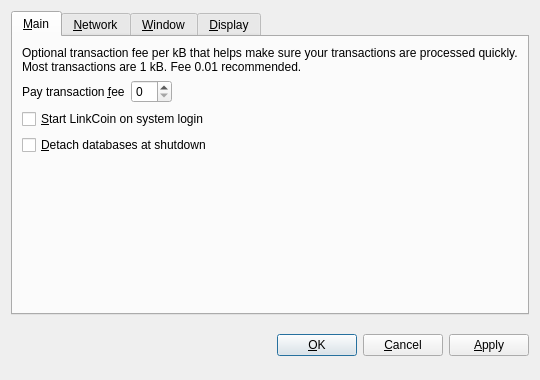
<?xml version="1.0" encoding="UTF-8"?>
<ui version="4.0">
 <class>OptionsDialog</class>
 <widget class="QDialog" name="OptionsDialog">
  <property name="geometry">
   <rect>
    <x>0</x>
    <y>0</y>
    <width>540</width>
    <height>380</height>
   </rect>
  </property>
  <property name="windowTitle">
   <string>Options</string>
  </property>
  <property name="modal">
   <bool>true</bool>
  </property>
  <layout class="QVBoxLayout" name="verticalLayout">
   <item>
    <widget class="QTabWidget" name="tabWidget">
     <property name="tabPosition">
      <enum>QTabWidget::North</enum>
     </property>
     <property name="currentIndex">
      <number>0</number>
     </property>
     <widget class="QWidget" name="tabMain">
      <attribute name="title">
       <string>&amp;Main</string>
      </attribute>
      <layout class="QVBoxLayout" name="verticalLayout_Main">
       <item>
        <widget class="QLabel" name="transactionFeeInfoLabel">
         <property name="text">
          <string>Optional transaction fee per kB that helps make sure your transactions are processed quickly. Most transactions are 1 kB. Fee 0.01 recommended.</string>
         </property>
         <property name="textFormat">
          <enum>Qt::PlainText</enum>
         </property>
         <property name="wordWrap">
          <bool>true</bool>
         </property>
        </widget>
       </item>
       <item>
        <layout class="QHBoxLayout" name="horizontalLayout_Main">
         <item>
          <widget class="QLabel" name="transactionFeeLabel">
           <property name="text">
            <string>Pay transaction &amp;fee</string>
           </property>
           <property name="textFormat">
            <enum>Qt::PlainText</enum>
           </property>
           <property name="buddy">
            <cstring>transactionFee</cstring>
           </property>
          </widget>
         </item>
         <item>
          <widget class="BitcoinAmountField" name="transactionFee"/>
         </item>
         <item>
          <spacer name="horizontalSpacer_Main">
           <property name="orientation">
            <enum>Qt::Horizontal</enum>
           </property>
           <property name="sizeHint" stdset="0">
            <size>
             <width>40</width>
             <height>20</height>
            </size>
           </property>
          </spacer>
         </item>
        </layout>
       </item>
       <item>
        <widget class="QCheckBox" name="bitcoinAtStartup">
         <property name="toolTip">
          <string>Automatically start LinkCoin after logging in to the system.</string>
         </property>
         <property name="text">
          <string>&amp;Start LinkCoin on system login</string>
         </property>
        </widget>
       </item>
       <item>
        <widget class="QCheckBox" name="detachDatabases">
         <property name="toolTip">
          <string>Detach block and address databases at shutdown. This means they can be moved to another data directory, but it slows down shutdown. The wallet is always detached.</string>
         </property>
         <property name="text">
          <string>&amp;Detach databases at shutdown</string>
         </property>
        </widget>
       </item>
       <item>
        <spacer name="verticalSpacer_Main">
         <property name="orientation">
          <enum>Qt::Vertical</enum>
         </property>
         <property name="sizeHint" stdset="0">
          <size>
           <width>20</width>
           <height>40</height>
          </size>
         </property>
        </spacer>
       </item>
      </layout>
     </widget>
     <widget class="QWidget" name="tabNetwork">
      <attribute name="title">
       <string>&amp;Network</string>
      </attribute>
      <layout class="QVBoxLayout" name="verticalLayout_Network">
       <item>
        <widget class="QCheckBox" name="mapPortUpnp">
         <property name="toolTip">
          <string>Automatically open the LinkCoin client port on the router. This only works when your router supports UPnP and it is enabled.</string>
         </property>
         <property name="text">
          <string>Map port using &amp;UPnP</string>
         </property>
        </widget>
       </item>
       <item>
        <widget class="QCheckBox" name="connectSocks">
         <property name="toolTip">
          <string>Connect to the LinkCoin network through a SOCKS proxy (e.g. when connecting through Tor).</string>
         </property>
         <property name="text">
          <string>&amp;Connect through SOCKS proxy:</string>
         </property>
        </widget>
       </item>
       <item>
        <layout class="QHBoxLayout" name="horizontalLayout_Network">
         <item>
          <widget class="QLabel" name="proxyIpLabel">
           <property name="text">
            <string>Proxy &amp;IP:</string>
           </property>
           <property name="textFormat">
            <enum>Qt::PlainText</enum>
           </property>
           <property name="buddy">
            <cstring>proxyIp</cstring>
           </property>
          </widget>
         </item>
         <item>
          <widget class="QValidatedLineEdit" name="proxyIp">
           <property name="maximumSize">
            <size>
             <width>140</width>
             <height>16777215</height>
            </size>
           </property>
           <property name="toolTip">
            <string>IP address of the proxy (e.g. 127.0.0.1)</string>
           </property>
          </widget>
         </item>
         <item>
          <widget class="QLabel" name="proxyPortLabel">
           <property name="text">
            <string>&amp;Port:</string>
           </property>
           <property name="textFormat">
            <enum>Qt::PlainText</enum>
           </property>
           <property name="buddy">
            <cstring>proxyPort</cstring>
           </property>
          </widget>
         </item>
         <item>
          <widget class="QLineEdit" name="proxyPort">
           <property name="maximumSize">
            <size>
             <width>55</width>
             <height>16777215</height>
            </size>
           </property>
           <property name="toolTip">
            <string>Port of the proxy (e.g. 9050)</string>
           </property>
          </widget>
         </item>
         <item>
          <widget class="QLabel" name="socksVersionLabel">
           <property name="text">
            <string>SOCKS &amp;Version:</string>
           </property>
           <property name="textFormat">
            <enum>Qt::PlainText</enum>
           </property>
           <property name="buddy">
            <cstring>socksVersion</cstring>
           </property>
          </widget>
         </item>
         <item>
          <widget class="QValueComboBox" name="socksVersion">
           <property name="toolTip">
            <string>SOCKS version of the proxy (e.g. 5)</string>
           </property>
          </widget>
         </item>
         <item>
          <spacer name="horizontalSpacer_Network">
           <property name="orientation">
            <enum>Qt::Horizontal</enum>
           </property>
           <property name="sizeHint" stdset="0">
            <size>
             <width>40</width>
             <height>20</height>
            </size>
           </property>
          </spacer>
         </item>
        </layout>
       </item>
       <item>
        <spacer name="verticalSpacer_Network">
         <property name="orientation">
          <enum>Qt::Vertical</enum>
         </property>
         <property name="sizeHint" stdset="0">
          <size>
           <width>20</width>
           <height>40</height>
          </size>
         </property>
        </spacer>
       </item>
      </layout>
     </widget>
     <widget class="QWidget" name="tabWindow">
      <attribute name="title">
       <string>&amp;Window</string>
      </attribute>
      <layout class="QVBoxLayout" name="verticalLayout_Window">
       <item>
        <widget class="QCheckBox" name="minimizeToTray">
         <property name="toolTip">
          <string>Show only a tray icon after minimizing the window.</string>
         </property>
         <property name="text">
          <string>&amp;Minimize to the tray instead of the taskbar</string>
         </property>
        </widget>
       </item>
       <item>
        <widget class="QCheckBox" name="minimizeOnClose">
         <property name="toolTip">
          <string>Minimize instead of exit the application when the window is closed. When this option is enabled, the application will be closed only after selecting Quit in the menu.</string>
         </property>
         <property name="text">
          <string>M&amp;inimize on close</string>
         </property>
        </widget>
       </item>
       <item>
        <spacer name="verticalSpacer_Window">
         <property name="orientation">
          <enum>Qt::Vertical</enum>
         </property>
         <property name="sizeHint" stdset="0">
          <size>
           <width>20</width>
           <height>40</height>
          </size>
         </property>
        </spacer>
       </item>
      </layout>
     </widget>
     <widget class="QWidget" name="tabDisplay">
      <attribute name="title">
       <string>&amp;Display</string>
      </attribute>
      <layout class="QVBoxLayout" name="verticalLayout_Display">
       <item>
        <layout class="QHBoxLayout" name="horizontalLayout_1_Display">
         <item>
          <widget class="QLabel" name="langLabel">
           <property name="text">
            <string>User Interface &amp;language:</string>
           </property>
           <property name="textFormat">
            <enum>Qt::PlainText</enum>
           </property>
           <property name="buddy">
            <cstring>lang</cstring>
           </property>
          </widget>
         </item>
         <item>
          <widget class="QValueComboBox" name="lang">
           <property name="toolTip">
            <string>The user interface language can be set here. This setting will take effect after restarting LinkCoin.</string>
           </property>
          </widget>
         </item>
        </layout>
       </item>
       <item>
        <layout class="QHBoxLayout" name="horizontalLayout_2_Display">
         <item>
          <widget class="QLabel" name="unitLabel">
           <property name="text">
            <string>&amp;Unit to show amounts in:</string>
           </property>
           <property name="textFormat">
            <enum>Qt::PlainText</enum>
           </property>
           <property name="buddy">
            <cstring>unit</cstring>
           </property>
          </widget>
         </item>
         <item>
          <widget class="QValueComboBox" name="unit">
           <property name="toolTip">
            <string>Choose the default subdivision unit to show in the interface and when sending coins.</string>
           </property>
          </widget>
         </item>
        </layout>
       </item>
       <item>
        <widget class="QCheckBox" name="displayAddresses">
         <property name="toolTip">
          <string>Whether to show LinkCoin addresses in the transaction list or not.</string>
         </property>
         <property name="text">
          <string>&amp;Display addresses in transaction list</string>
         </property>
        </widget>
       </item>
       <item>
        <spacer name="verticalSpacer_Display">
         <property name="orientation">
          <enum>Qt::Vertical</enum>
         </property>
         <property name="sizeHint" stdset="0">
          <size>
           <width>20</width>
           <height>40</height>
          </size>
         </property>
        </spacer>
       </item>
      </layout>
     </widget>
    </widget>
   </item>
   <item>
    <layout class="QHBoxLayout" name="horizontalLayout_Buttons">
     <item>
      <spacer name="horizontalSpacer_1">
       <property name="orientation">
        <enum>Qt::Horizontal</enum>
       </property>
       <property name="sizeHint" stdset="0">
        <size>
         <width>40</width>
         <height>48</height>
        </size>
       </property>
      </spacer>
     </item>
     <item>
      <widget class="QLabel" name="statusLabel">
       <property name="font">
        <font>
         <weight>75</weight>
         <bold>true</bold>
        </font>
       </property>
       <property name="text">
        <string/>
       </property>
       <property name="textFormat">
        <enum>Qt::PlainText</enum>
       </property>
       <property name="wordWrap">
        <bool>true</bool>
       </property>
      </widget>
     </item>
     <item>
      <spacer name="horizontalSpacer_2">
       <property name="orientation">
        <enum>Qt::Horizontal</enum>
       </property>
       <property name="sizeHint" stdset="0">
        <size>
         <width>40</width>
         <height>48</height>
        </size>
       </property>
      </spacer>
     </item>
     <item>
      <widget class="QPushButton" name="okButton">
       <property name="text">
        <string>&amp;OK</string>
       </property>
      </widget>
     </item>
     <item>
      <widget class="QPushButton" name="cancelButton">
       <property name="text">
        <string>&amp;Cancel</string>
       </property>
       <property name="autoDefault">
        <bool>false</bool>
       </property>
      </widget>
     </item>
     <item>
      <widget class="QPushButton" name="applyButton">
       <property name="text">
        <string>&amp;Apply</string>
       </property>
       <property name="autoDefault">
        <bool>false</bool>
       </property>
      </widget>
     </item>
    </layout>
   </item>
  </layout>
 </widget>
 <customwidgets>
  <customwidget>
   <class>BitcoinAmountField</class>
   <extends>QSpinBox</extends>
   <header>bitcoinamountfield.h</header>
  </customwidget>
  <customwidget>
   <class>QValueComboBox</class>
   <extends>QComboBox</extends>
   <header>qvaluecombobox.h</header>
  </customwidget>
  <customwidget>
   <class>QValidatedLineEdit</class>
   <extends>QLineEdit</extends>
   <header>qvalidatedlineedit.h</header>
  </customwidget>
 </customwidgets>
 <resources/>
 <connections/>
</ui>
